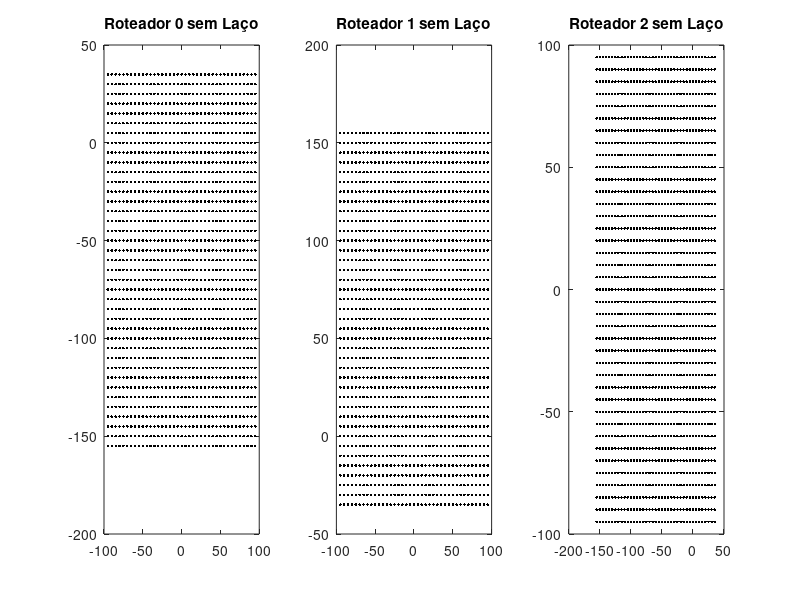
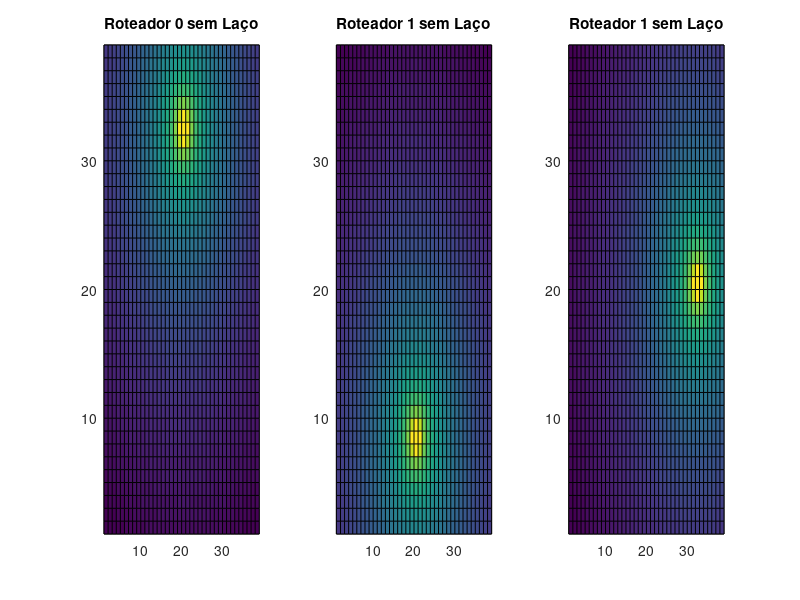
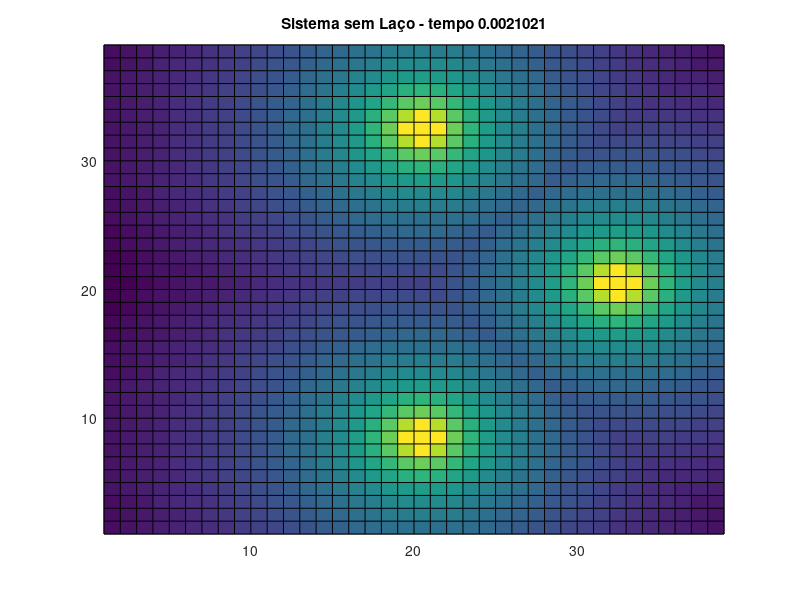

These charts were generated, in order, by the following MATLAB code:
clear all;clc;close all;
dPasso = 5;                          % Resolução do grid
dDim = 200;                          % Dimensão do grid
nl = (dDim-2*dPasso)/dPasso + 1;     % Número de pontos de medição
%% Código sem Laço
t2 = tic;                            % Abre um contador de tempo identificado por t2
% Matriz com posição de cada ponto do grid (posição relativa ao canto inferior direito)
[px,py] = meshgrid(dPasso:dPasso:dDim-dPasso, dPasso:dPasso:dDim-dPasso);
% Matrizes com posição de cada ponto do grid relativa a cada BS
pbs0SF = px + j*py - ( dDim/2 + 0.8*dDim*j);
pbs1SF = px + j*py - ( dDim/2 + 0.2*dDim*j);
pbs2SF = px + j*py - ( 0.8*dDim + 0.5*dDim*j);
% Cálculo da potência recebida em cada roteador
pl0SF = 10*log10(1./(abs(pbs0SF).^4)/1e-3);
pl1SF = 10*log10(1./(abs(pbs1SF).^4)/1e-3);
pl2SF = 10*log10(1./(abs(pbs2SF).^4)/1e-3);
% Cálculo da melhor potência e cada ponto do grid
plfSFaux = max(pl0SF,pl1SF);
plfSF = max(plfSFaux,pl2SF);
tempoSemFor = toc(t2); % fecha contador de tempo e guarda tempo na variável tempoComFor
disp(['Tempo sem Laço FOR = ' num2str(tempoSemFor)]); % Mostra tempo de execuçao do código
%% Gráficos para código com e sem laços for
% Plota as posiçoes dos pontos do grid para os dois roteadores
subplot(1,3,1); plot(pbs0SF,'k.');title('Roteador 0 sem Laço');
subplot(1,3,2); plot(pbs1SF,'k.');title('Roteador 1 sem Laço');
subplot(1,3,3); plot(pbs2SF,'k.');title('Roteador 2 sem Laço');
figure;
% Plota a mapa de cores relativo a potência para os dois roteadores separadamente
subplot(1,3,1); pcolor(pl0SF);title('Roteador 0 sem Laço');
subplot(1,3,2); pcolor(pl1SF);title('Roteador 1 sem Laço');
subplot(1,3,3); pcolor(pl2SF);title('Roteador 1 sem Laço');
figure;
% Plota a mapa de cores relativo a melhor potência em cada ponto do grid (melhor entre os dois roteadores)
pcolor(plfSF);title(['Sistema sem Laço - tempo ' num2str(tempoSemFor)]);